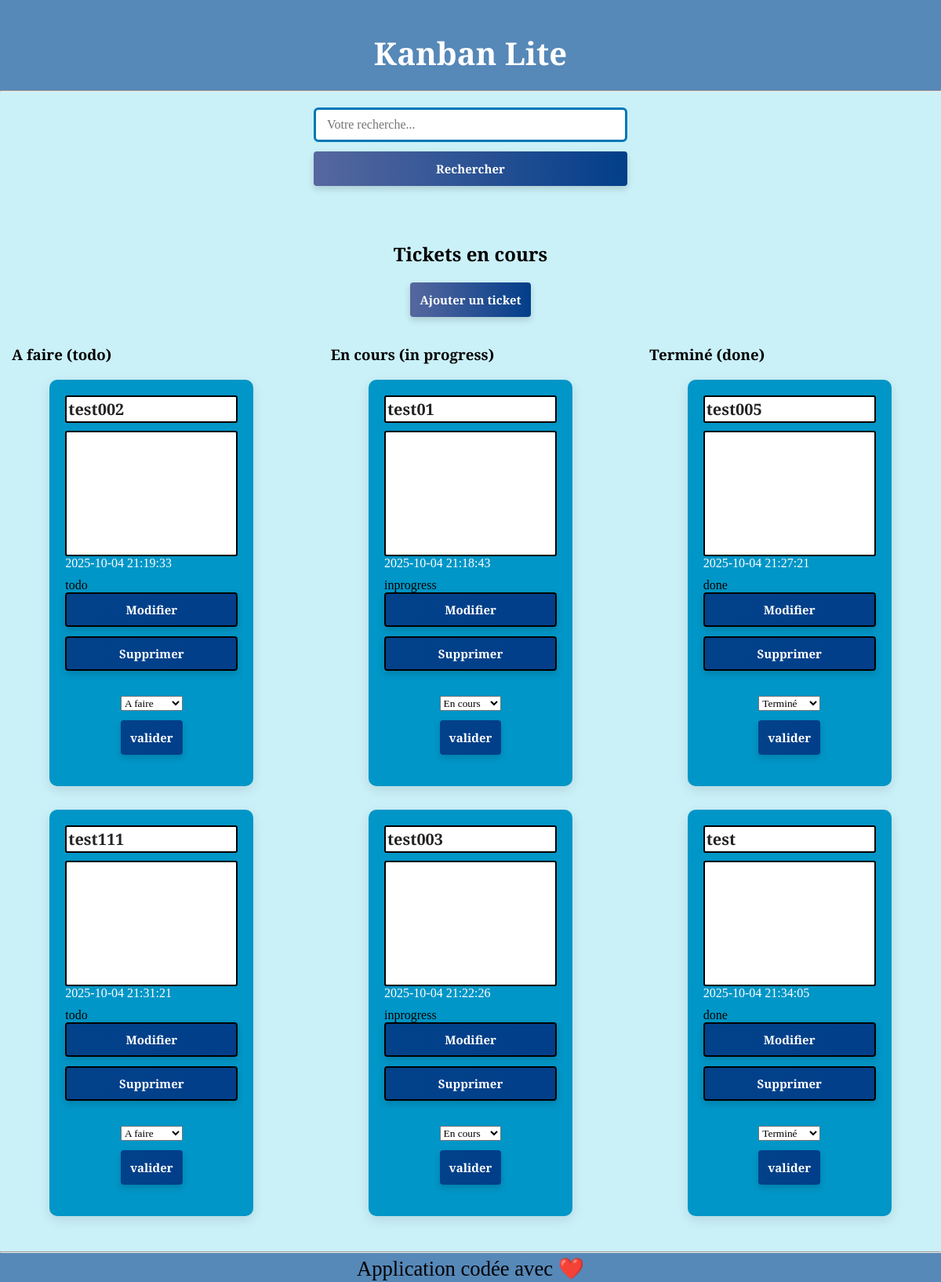
The page / on the database its author committed.
### tables this page shows
CREATE TABLE items (
    id INTEGER PRIMARY KEY AUTOINCREMENT NOT NULL,
    title TEXT NOT NULL,
    content TEXT NOT NULL,
    created_at DATETIME DEFAULT CURRENT_TIMESTAMP,
    `status` TEXT DEFAULT 'todo' CHECK (`status` IN ('todo', 'inprogress', 'done'))
);

### controllers/itemController.php (called while the page is built, shortened)
<?php
require_once __DIR__ . '/../core/db.php';
require_once __DIR__ . '/../models/itemModel.php';
function indexItems() {
    $todo = getTodoItem();
    $inprogress = getInprogressItem();
    $done = getDoneItem();
    include __DIR__ . '/../views/header.php';
    include __DIR__ . '/../views/items.php';
    include __DIR__ . '/../views/footer.php';
}

### public/index.php (called while the page is built, shortened)
<?php
require '../core/routeur.php';

### models/itemModel.php (called while the page is built, shortened)
<?php
function getTodoItem() {
    global $pdo;
    $stmt = $pdo->prepare("SELECT * FROM items WHERE status = 'todo' ORDER BY created_at ASC");
    $stmt->execute();
    return $stmt->fetchAll(PDO::FETCH_ASSOC);
}
function getInprogressItem() {
    global $pdo;
    $stmt = $pdo->prepare("SELECT * FROM items WHERE status = 'inprogress' ORDER BY created_at ASC");
    $stmt->execute();
    return $stmt->fetchAll(PDO::FETCH_ASSOC);
}
function getDoneItem() {
    global $pdo;
    $stmt = $pdo->prepare("SELECT * FROM items WHERE status = 'done' ORDER BY created_at ASC");
    $stmt->execute();
    return $stmt->fetchAll(PDO::FETCH_ASSOC);
}

### views/items.php (the view, shortened to what this page needs)
<div class="items-container">
    <form action="index.php" method="get">
        <input type="text" name="search" id="search" placeholder="Votre recherche...">
        <button type="submit">Rechercher</button>
    </form>
    <div class="h2">
        <h2>Tickets en cours</h2>
    </div>
    <div class="link-container">
         <button class="link"><a href="index.php?route=items.create">Ajouter un ticket</a></button>
    </div>
    <div class="items-columns-container">
        <div class="column column-todo dropzone" data-status="todo">
            <h3>A faire (todo)</h3>
            <div class="card-container">
                <?php if (empty($todo)): ?>
                    <p>Aucun item pour ce statut.</p>
                <?php else: ?>
                    <?php foreach ($todo as $item): ?>
                        <div class="card" draggable="true" data-id="<?= $item['id'] ?>">
                            <div class="card-details">
                                <p class="card-title">
                                    <?= htmlspecialchars($item['title']) ?>
                                </p>
                                <div class="rendered" data-md="<?= htmlspecialchars($item['content'], ENT_QUOTES) ?>"></div>
                                <div class="create-detail">
                                    <?= htmlspecialchars($item['created_at']) ?>
                                </div>
                                <div class="card-status">
                                    <p><?= htmlspecialchars($item['status']) ?></p>
                                </div>
                                <a class="card-update" href="index.php?route=items.update&id=<?= $item['id'] ?>">Modifier</a>
                                <a class="card-delete" href="index.php?route=items.delete&id=<?= $item['id'] ?>">Supprimer</a>
                                <form action="index.php" method="post">
                                    <select name="status">
                                        <option value="todo" <?= $item['status'] == 'todo' ? 'selected' : '' ?>>A faire</option>
                                    </select>
                                    <button type="submit">valider</button>
                                </form>
                            </div>
                        </div>
                    <?php endforeach; ?>
                <?php endif; ?>
            </div>
        </div>
        <div class="column column-inprogress dropzone" data-status="inprogress">
            <h3>En cours (in progress)</h3>
            <div class="card-container">
                <?php if (empty($inprogress)): ?>
                    <p>Aucun item pour ce statut.</p>
                <?php else: ?>
                    <?php foreach ($inprogress as $item): ?>
                        <div class="card" draggable="true" data-id="<?= $item['id'] ?>">
                            <div class="card-details">
                                <p class="card-title">
                                    <?= htmlspecialchars($item['title']) ?>
                                </p>
                                <div class="rendered" data-md="<?= htmlspecialchars($item['content'], ENT_QUOTES) ?>"></div>
                                <div class="create-detail">
                                    <?= htmlspecialchars($item['created_at']) ?>
                                </div>
                                <div class="card-status">
                                    <p><?= htmlspecialchars($item['status']) ?></p>
                                </div>
                                <a class="card-update" href="index.php?route=items.update&id=<?= $item['id'] ?>">Modifier</a>
                                <a class="card-delete" href="index.php?route=items.delete&id=<?= $item['id'] ?>">Supprimer</a>
                                <form action="index.php" method="post">
                                    <select name="status">
                                        <option value="inprogress" <?= $item['status'] == 'inprogress' ? 'selected' : '' ?>>En cours</option>
                                    </select>
                                    <button type="submit">valider</button>
                                </form>
                            </div>
                        </div>
                    <?php endforeach; ?>
                <?php endif; ?>
            </div>
        </div>
        <div class="column column-done dropzone" data-status="done">
            <h3>Terminé (done)</h3>
            <div class="card-container">
                <?php if (empty($done)): ?>
                    <p>Aucun item pour ce statut.</p>
                <?php else: ?>
                    <?php foreach ($done as $item): ?>
                        <div class="card" draggable="true" data-id="<?= $item['id'] ?>">
                            <div class="card-details">
                                <p class="card-title">
                                    <?= htmlspecialchars($item['title']) ?>
                                </p>
                                <div class="rendered" data-md="<?= htmlspecialchars($item['content'], ENT_QUOTES) ?>"></div>
                                <div class="create-detail">
                                    <?= htmlspecialchars($item['created_at']) ?>
                                </div>
                                <div class="card-status">
                                    <p><?= htmlspecialchars($item['status']) ?></p>
                                </div>
                                <a class="card-update" href="index.php?route=items.update&id=<?= $item['id'] ?>">Modifier</a>
                                <a class="card-delete" href="index.php?route=items.delete&id=<?= $item['id'] ?>">Supprimer</a>
                                <form action="index.php" method="post">
                                    <select name="status">
                                        <option value="done" <?= $item['status'] == 'done' ? 'selected' : '' ?>>Terminé</option>
                                    </select>
                                    <button type="submit">valider</button>
                                </form>
                            </div>
                        </div>
                    <?php endforeach; ?>
                <?php endif; ?>
            </div>
        </div>
    </div>
</div>

### core/routeur.php (shortened to what this page needs)
<?php
require __DIR__ . '/../controllers/itemController.php';
$route = $_POST['route'] ?? $_GET['route'] ?? 'items.index';
switch ($route) {
    case 'items.index':
        indexItems();
        break;
}

### views/header.php (shortened to what this page needs)
<!DOCTYPE html>
<html lang="fr">
<head>
  <link rel="stylesheet" href="/css/style.css">
  <link rel="stylesheet" href="https://cdn.jsdelivr.net/simplemde/latest/simplemde.min.css">
</head>
<body>
  <div class="top">
    <h1>Kanban Lite</h1>
  </div>
  <hr>

### views/footer.php (shortened to what this page needs)
<hr>
    <div class="footer">
        <p><small>Application codée avec ❤️</small></p>
    </div>
</body>
</html>

### public/css/style.css (style rules this page uses)
* { margin: 0; padding: 0; box-sizing: border-box; text-decoration: none; font-family: "Bitter", serif; }
html, body { height: 100%; }
body { background-color: #caf0f8; display: flex; flex-direction: column; }
.items-container, .form-container { flex: 1; }
.top { text-align: center; font-size: 20px; padding: 40px 0 20px 0; color: white; background-color: #023d8a93; }
.h2 { margin-top: 70px; text-align: center; }
a { color: white; }
form { max-width: 400px; margin: 20px auto; display: flex; flex-direction: column; gap: 12px; }
form input, form textarea { padding: 10px 14px; font-size: 16px; border: 3px solid #0077B6; border-radius: 6px; resize: vertical; font-family: inherit; transition: border-color 0.3s ease; }
form button, .link { font-size: 15px; padding: 12px; font-weight: 600; border: none; cursor: pointer; border-radius: 4px; color: white; background: linear-gradient(90deg, #03055e94, #023E8A); box-shadow: 0 4px 8px rgba(0, 0, 0, 0.15); transition: all 0.3s ease; }
.link-container { display: flex; justify-content: center; margin: 20px 0; }
.card-container { display: grid; grid-template-columns: repeat(auto-fit, minmax(260px, 1fr)); gap: 20px; padding: 20px; width: 100%; max-width: none; margin: 0 auto; }
.card { max-width: 260px; width: 100%; min-height: 320px; background-color: #0096c7; padding: 20px; margin: 0 auto 10px auto; border-radius: 10px; box-shadow: rgba(0, 0, 0, 0.1) 0 5px 15px; transition: transform 0.3s ease, box-shadow 0.3s ease; overflow-wrap: break-word; word-wrap: break-word; word-break: break-word; }
.card-details { display: flex; flex-direction: column; flex-grow: 1; }
.rendered { height: 20vh; display: -webkit-box; -webkit-box-orient: vertical; overflow: hidden; text-overflow: ellipsis; background-color: white; border-radius: 3px; padding: 3px; border: 2px solid black; }
.card-delete, .card-update { display: inline-block; font-size: 15px; padding: 10px 16px; margin-top: auto; font-weight: 600; border: 2px solid black; cursor: pointer; border-radius: 4px; background: linear-gradient(90deg, #03055e94, #023E8A); box-shadow: 0 4px 8px rgba(0, 0, 0, 0.15); text-decoration: none; text-align: center; transition: all 0.3s ease; }
.card-title { font-size : 20px; font-weight: bold; margin-bottom: 10px; color: #222; background-color: white; border-radius: 3px; padding: 2px; border: 2px solid black; }
.create-detail { margin-top: auto; color: white; margin-bottom: 10px; }
.card a { color: white; text-decoration: none; margin-bottom: 12px; }
.items-columns-container { display: flex; gap: 20px; }
.column { flex: 1; padding: 15px; }
.column-todo { background-color: none; }
.column-inprogress { background-color: none; }
.footer { display: flex; justify-content: center; align-items: center; color: black; font-size: 32px; background-color: #023d8a93; }

### rows shown on the page
items: title "test002", created_at "2025-10-04 21:19:33", status "todo", status "A faire"
items: title "test111", created_at "2025-10-04 21:31:21", status "todo", status "A faire"
items: title "test01", created_at "2025-10-04 21:18:43", status "inprogress", status "En cours"
items: title "test003", created_at "2025-10-04 21:22:26", status "inprogress", status "En cours"
items: title "test005", created_at "2025-10-04 21:27:21", status "done", status "Terminé"
items: title "test", created_at "2025-10-04 21:34:05", status "done", status "Terminé"
